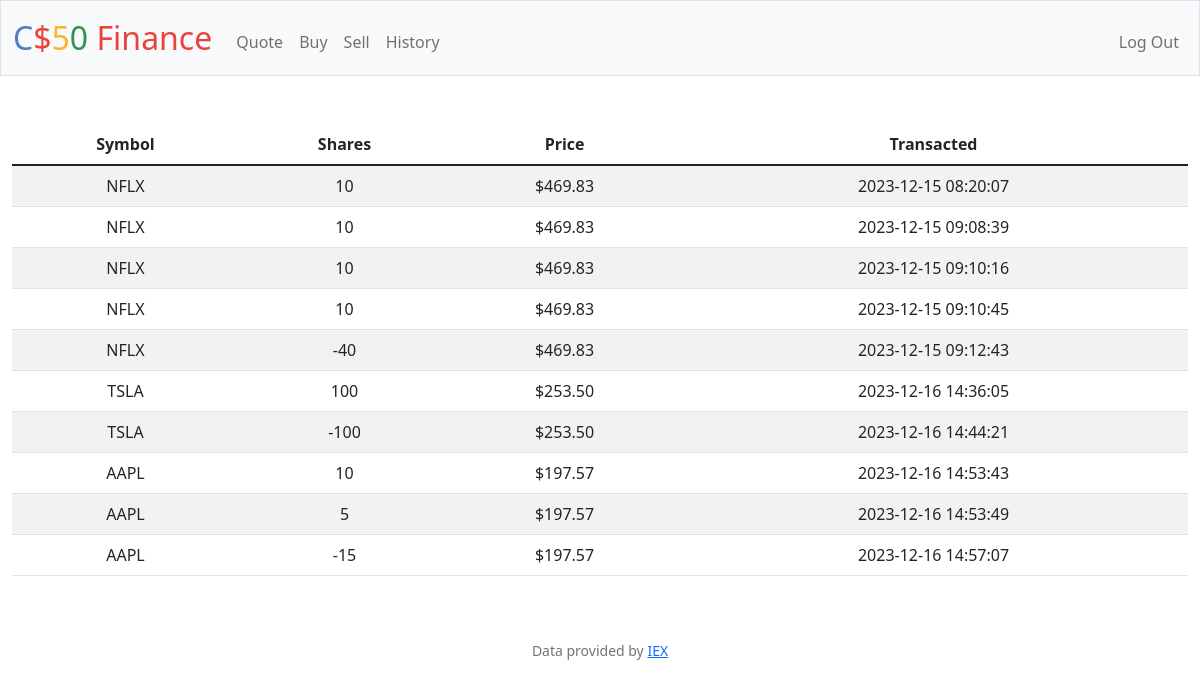
Screenshot of /history (signed in) with the database file from the repository.
### tables this page shows
CREATE TABLE 'stocks' ('id' INTEGER PRIMARY KEY AUTOINCREMENT NOT NULL, 'userID' TEXT NOT NULL, 'operation' TEXT NOT NULL,'symbol' TEXT NOT NULL, 'name' TEXT,'shares' INTEGER NOT NULL, 'price' NUMERIC NOT NULL, 'date' DATETIME NOT NULL DEFAULT CURRENT_TIMESTAMP);

### app.py (the view)
@app.route("/history")
@login_required
def history():
    stocks = db.execute("select * from stocks where userID = ?", session["user_id"])
    return render_template("history.html", stocks=stocks)

### app.py (called while the page is built)
@app.after_request
def after_request(response):
    response.headers["Cache-Control"] = "no-cache, no-store, must-revalidate"
    response.headers["Expires"] = 0
    response.headers["Pragma"] = "no-cache"
    return response

### helpers.py (called while the page is built)
def login_required(f):
    @wraps(f)
    def decorated_function(*args, **kwargs):
        if session.get("user_id") is None:
            return redirect("/login")
        return f(*args, **kwargs)
    return decorated_function

def usd(value):
    return f"${value:,.2f}"

### templates/history.html (shortened to what this page needs)
{% extends "layout.html" %}
{% block main %}
    <table class="table table-striped">
        <thead>
            <th>Symbol</th>
            <th>Shares</th>
            <th>Price</th>
            <th>Transacted</th>
        </thead>
        <tbody>
            {% for stock in stocks %}
                <tr>
                    <td>{{stock.symbol}}</td>
                    <td>{{stock.shares}}</td>
                    <td>{{stock.price | usd}}</td>
                    <td>{{stock.date}}</td>
                </tr>
            {% endfor %}
        </tbody>
    </table>
{% endblock %}

### templates/layout.html (shortened to what this page needs)
<!DOCTYPE html>
<html lang="en">
    <head>
        <link href="https://cdn.jsdelivr.net/npm/bootstrap@5.1.3/dist/css/bootstrap.min.css" rel="stylesheet">
        <link href="/static/styles.css" rel="stylesheet">
    </head>
    <body>
        <nav class="bg-light border navbar navbar-expand-md navbar-light">
            <div class="container-fluid">
                <a class="navbar-brand" href="/"><span class="blue">C</span><span class="red">$</span><span class="yellow">5</span><span class="green">0</span> <span class="red">Finance</span></a>
                <div class="collapse navbar-collapse" id="navbar">
                    {% if session["user_id"] %}
                        <ul class="navbar-nav me-auto mt-2">
                            <li class="nav-item"><a class="nav-link" href="/quote">Quote</a></li>
                            <li class="nav-item"><a class="nav-link" href="/buy">Buy</a></li>
                            <li class="nav-item"><a class="nav-link" href="/sell">Sell</a></li>
                            <li class="nav-item"><a class="nav-link" href="/history">History</a></li>
                        </ul>
                        <ul class="navbar-nav ms-auto mt-2">
                            <li class="nav-item"><a class="nav-link" href="/logout">Log Out</a></li>
                        </ul>
                    {% else %}
                        <ul class="navbar-nav ms-auto mt-2">
                            <li class="nav-item"><a class="nav-link" href="/register">Register</a></li>
                            <li class="nav-item"><a class="nav-link" href="/login">Log In</a></li>
                        </ul>
                    {% endif %}
                </div>
            </div>
        </nav>
        <main class="container-fluid py-5 text-center">
            {% block main %}{% endblock %}
        </main>
        <footer class="mb-5 small text-center text-muted">
            Data provided by <a href="https://iexcloud.io/">IEX</a>
        </footer>
    </body>
</html>

### static/styles.css (style rules this page uses)
nav .navbar-brand { font-size: xx-large; }
nav .navbar-brand .blue { color: #537fbe; }
nav .navbar-brand .red { color: #ea433b; }
nav .navbar-brand .yellow { color: #f5b82e; }
nav .navbar-brand .green { color: #2e944b; }

### rows the page displays
stocks: symbol "NFLX", shares "10", price "$469.83", date "2023-12-15 08:20:07"
stocks: symbol "NFLX", shares "10", price "$469.83", date "2023-12-15 09:08:39"
stocks: symbol "NFLX", shares "10", price "$469.83", date "2023-12-15 09:10:16"
stocks: symbol "NFLX", shares "10", price "$469.83", date "2023-12-15 09:10:45"
stocks: symbol "NFLX", shares "-40", price "$469.83", date "2023-12-15 09:12:43"
stocks: symbol "TSLA", shares "100", price "$253.50", date "2023-12-16 14:36:05"
stocks: symbol "TSLA", shares "-100", price "$253.50", date "2023-12-16 14:44:21"
stocks: symbol "AAPL", shares "10", price "$197.57", date "2023-12-16 14:53:43"
stocks: symbol "AAPL", shares "5", price "$197.57", date "2023-12-16 14:53:49"
stocks: symbol "AAPL", shares "-15", price "$197.57", date "2023-12-16 14:57:07"
